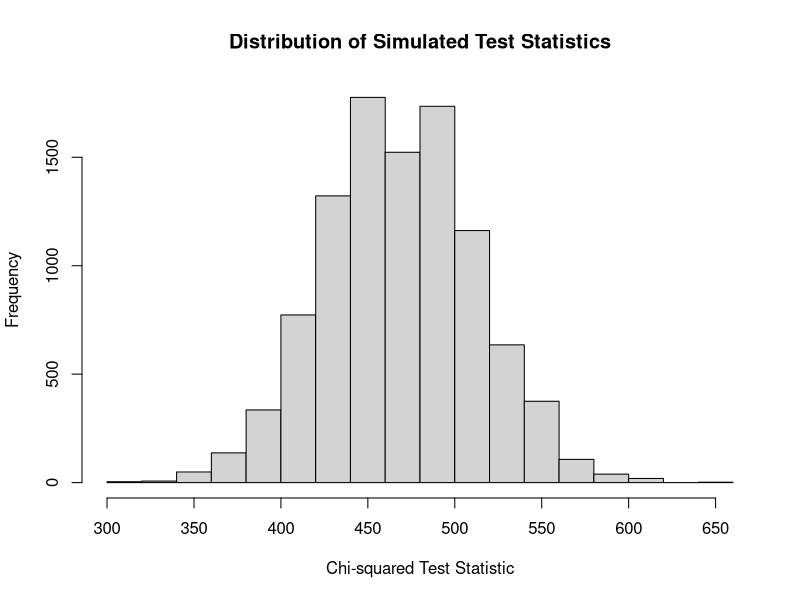

Generate this figure with R:
## ---- chunk 1
# Define the observed and expected counts
observed <- c(254, 96)

# 3:1 ratio, 3/4 for dominant (T), 1/4 for recessive (t)
expected <- c(350 * 3/4, 350 * 1/4)  


# Calculate the chi-squared test statistic
chi_squared <- sum((observed - expected)^2 / expected)

# Calculate the degrees of freedom (df)
df <- length(observed) - 1

# Calculate the p-value
p_value <- 1 - pchisq(chi_squared, df)

# Print the results
cat("Chi-squared test statistic:", chi_squared, "\n")
cat("Degrees of freedom:", df, "\n")
cat("P-value:", p_value, "\n")
## ---- chunk 2
# Number of simulations
num_simulations <- 10000
# Number of marbles in each jar
jar_size <- 350
# Expected ratio (3:1)
expected_ratio <- c(3/4, 1/4)
# Initialize an empty vector to store simulated test statistics
simulated_test_statistics <- numeric(num_simulations)

# Perform simulations
for (i in 1:num_simulations) {
  # Simulate drawing marbles from a jar
  simulated_sample <- sample(c("T", "t"), jar_size, replace = TRUE, prob = expected_ratio)
  # Count the number of each phenotype
  simulated_counts <- table(simulated_sample)
  
  # Calculate the test statistic for this simulation
  chi_squared_simulated <- sum((simulated_counts - expected_ratio * jar_size)^2 / (expected_ratio * jar_size))
  
  # Store the test statistic in the vector
  simulated_test_statistics[i] <- chi_squared_simulated
}

# Calculate the observed test statistic
observed_test_statistic <- sum((observed - expected * jar_size)^2 / (expected * jar_size))

# Calculate the p-value for the observed test statistic
p_value_observed <- mean(simulated_test_statistics >= observed_test_statistic)

# Plot the distribution of simulated test statistics
hist(simulated_test_statistics, main = "Distribution of Simulated Test Statistics", xlab = "Chi-squared Test Statistic")

# Print the results
cat("Observed Test Statistic:", observed_test_statistic, "\n")
cat("P-value for the Observed Test Statistic:", p_value_observed, "\n")

## ---- chunk 3
# Observed test statistic
observed_test_statistic <- sum((observed - expected * jar_size)^2 / (expected * jar_size))

# Calculate the empirical p-value
empirical_p_value <- mean(simulated_test_statistics >= observed_test_statistic)

# Print the results
cat("Observed Test Statistic:", observed_test_statistic, "\n")
cat("Empirical P-value:", empirical_p_value, "\n")

